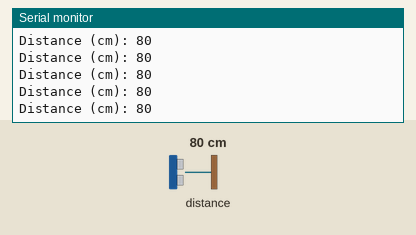
Simulated run of this sketch. Board: Arduino Uno, built with avr-gcc and run on an emulated ATmega328P. On the bench: the last lines printed to the serial monitor. The test bench sets the inputs (shaded band); at power-on: distance to the obstacle 80 cm.

Above: at 1.2 s.
1.3 s: distance to the obstacle set to 96 cm
At 1.43 s:
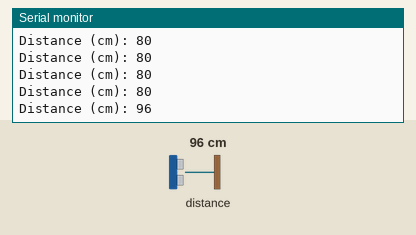
4.3 s: distance to the obstacle set to 102 cm
At 4.43 s:
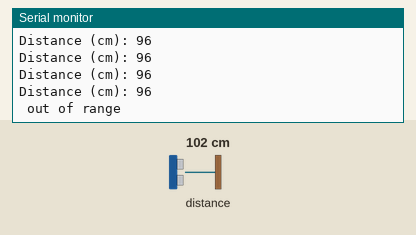

The sketch:

laser_test.ino
```cpp
#include "Adafruit_VL53L0X.h"

Adafruit_VL53L0X lox = Adafruit_VL53L0X();

void setup() {
  Serial.begin(9600);
  if (!lox.begin()) {
    Serial.println(F("Failed to boot VL53L0X"));
    while(1);
  }
  else Serial.println(("Boot success VL53L0X"));
}

void loop() {
  VL53L0X_RangingMeasurementData_t measure;
  lox.rangingTest(&measure, false);
  if (measure.RangeStatus != 4 and measure.RangeMilliMeter/10 < 100) {
    Serial.print("Distance (cm): "); Serial.println(measure.RangeMilliMeter/10);
  } else {
    Serial.println(" out of range ");
  }
  delay(50);
}
```

Measured:
- the behaviour switches between 99 and 100 cm on distance to the obstacle (found by bisection; images 1 and 2)
- after the input at 1.3 s, the serial monitor: prints a new line after 0.07 s (image 1)
- after the input at 4.3 s, the serial monitor: prints a new line after 0.07 s (image 2)
